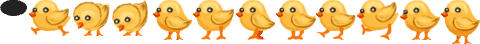
#> input picture Source Teamobi 8/Source Teamobi 8/data/effect/x4/ImgEffect_10.png, 480 x 44 px, found by its file name; its folder holds 4 pictures in this run
$ python scaleres.py
#> lines starting #> are read from the running program, lines starting #| are printed output that depends on the picture
from PIL import Image
import os

# 📂 Thư mục gốc chứa ảnh
input_folder = r"C:\Users\vxlam\Downloads\icon\x4"
# 📁 Thư mục xuất ảnh thu nhỏ
output_folder = r"C:\Users\vxlam\Downloads\icon\x3"

# 🌈 Tỉ lệ thu nhỏ (ví dụ: 0.25 = 25%, 0.5 = 50%, 0.75 = 75%)
scale = 0.75

if not os.path.exists(output_folder):
    os.makedirs(output_folder)

for filename in os.listdir(input_folder):
    if filename.lower().endswith(('.jpg', '.jpeg', '.png', '.bmp', '.webp')):
        img_path = os.path.join(input_folder, filename)
        img = Image.open(img_path)
#> img is the input picture: PIL image 480x44 P; mean R, G, B, A 130.4, 92.9, 34.2, 125.9

        # 💞 Tính kích thước mới
        new_size = (int(img.width * scale), int(img.height * scale))
#> new_size = (360, 33)


        resized_img = img.resize(new_size, Image.LANCZOS)
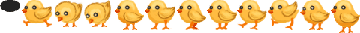
#> resized_img: PIL image 360x33 P; mean R, G, B, A 130.6, 93, 34.1, 126; transparent parts drawn white

        # 💾 Lưu sang thư mục mới
        save_path = os.path.join(output_folder, filename)
        resized_img.save(save_path)
        print(f"✅ {filename} → {new_size}")
#| ✅ ImgEffect_10.png → (360, 33)
#> pass 2 of the loop `for filename in os.listdir(input_folder):`:
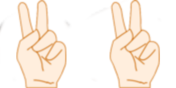
#> input picture Source Teamobi 8/Source Teamobi 8/data/effect/x4/ImgEffect_1000.png, 176 x 88 px, found by its file name
#> img is the input picture: PIL image 176x88 RGBA; mean R, G, B, A 122.2, 99.6, 80.5, 97.1
#> `resized_img = img.resize(new_size, Image.LANCZOS)`:
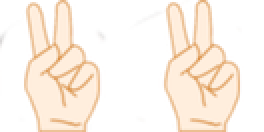
#> resized_img: PIL image 132x66 RGBA (shown 2 times larger); mean R, G, B, A 113.3, 95.8, 78.2, 97.2; transparent parts drawn white
#| ✅ ImgEffect_1000.png → (132, 66)

print("Xong rùi đó anh Lâm đẹp trai! Tất cả ảnh đã được thu nhỏ và lưu vào:", output_folder)
